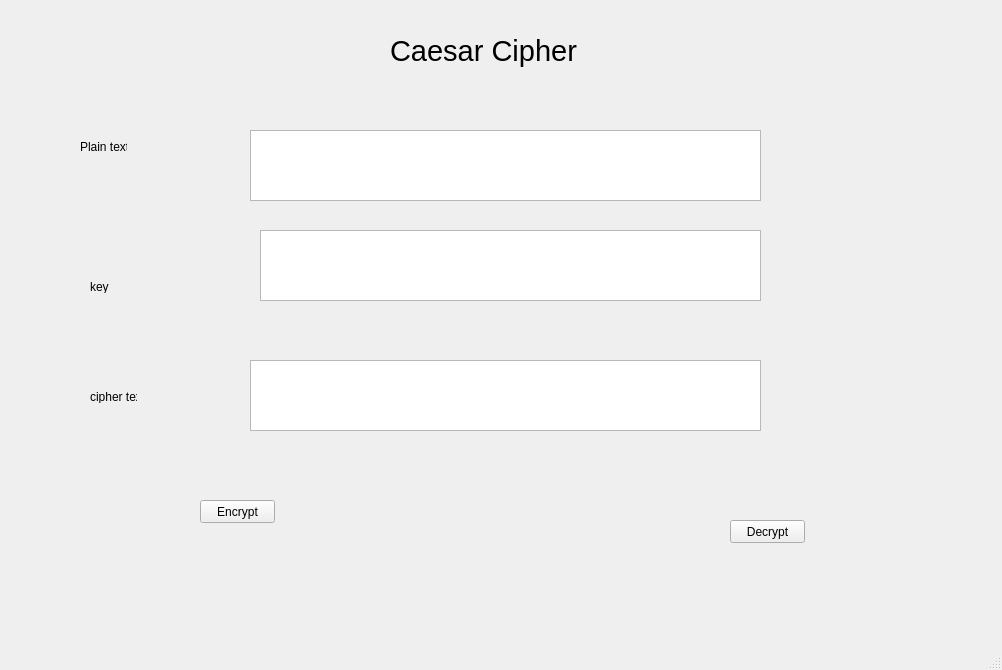
<?xml version="1.0" encoding="UTF-8"?>
<ui version="4.0">
 <class>MainWindow</class>
 <widget class="QMainWindow" name="MainWindow">
  <property name="geometry">
   <rect>
    <x>0</x>
    <y>0</y>
    <width>1002</width>
    <height>670</height>
   </rect>
  </property>
  <property name="windowTitle">
   <string>MainWindow</string>
  </property>
  <widget class="QWidget" name="centralwidget">
   <widget class="QLabel" name="label">
    <property name="geometry">
     <rect>
      <x>390</x>
      <y>20</y>
      <width>201</width>
      <height>61</height>
     </rect>
    </property>
    <property name="font">
     <font>
      <pointsize>22</pointsize>
     </font>
    </property>
    <property name="text">
     <string>Caesar Cipher</string>
    </property>
   </widget>
   <widget class="QLabel" name="label_2">
    <property name="geometry">
     <rect>
      <x>80</x>
      <y>140</y>
      <width>47</width>
      <height>13</height>
     </rect>
    </property>
    <property name="text">
     <string>Plain text</string>
    </property>
   </widget>
   <widget class="QLabel" name="label_3">
    <property name="geometry">
     <rect>
      <x>90</x>
      <y>280</y>
      <width>47</width>
      <height>13</height>
     </rect>
    </property>
    <property name="text">
     <string>key</string>
    </property>
   </widget>
   <widget class="QLabel" name="label_4">
    <property name="geometry">
     <rect>
      <x>90</x>
      <y>390</y>
      <width>47</width>
      <height>13</height>
     </rect>
    </property>
    <property name="text">
     <string>cipher text</string>
    </property>
   </widget>
   <widget class="QTextEdit" name="plain_text">
    <property name="geometry">
     <rect>
      <x>250</x>
      <y>130</y>
      <width>511</width>
      <height>71</height>
     </rect>
    </property>
   </widget>
   <widget class="QTextEdit" name="key_text">
    <property name="geometry">
     <rect>
      <x>260</x>
      <y>230</y>
      <width>501</width>
      <height>71</height>
     </rect>
    </property>
   </widget>
   <widget class="QTextEdit" name="cipher_text">
    <property name="geometry">
     <rect>
      <x>250</x>
      <y>360</y>
      <width>511</width>
      <height>71</height>
     </rect>
    </property>
   </widget>
   <widget class="QPushButton" name="btn_encrypt">
    <property name="geometry">
     <rect>
      <x>200</x>
      <y>500</y>
      <width>75</width>
      <height>23</height>
     </rect>
    </property>
    <property name="text">
     <string>Encrypt</string>
    </property>
   </widget>
   <widget class="QPushButton" name="btn_decrypt">
    <property name="geometry">
     <rect>
      <x>730</x>
      <y>520</y>
      <width>75</width>
      <height>23</height>
     </rect>
    </property>
    <property name="text">
     <string>Decrypt</string>
    </property>
   </widget>
  </widget>
  <widget class="QMenuBar" name="menubar">
   <property name="geometry">
    <rect>
     <x>0</x>
     <y>0</y>
     <width>1002</width>
     <height>21</height>
    </rect>
   </property>
  </widget>
  <widget class="QStatusBar" name="statusbar"/>
 </widget>
 <resources/>
 <connections/>
</ui>
